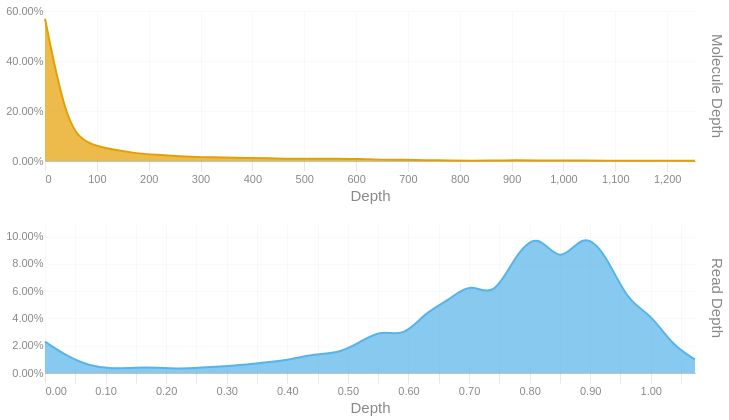

Notebook code for this chart:
### Code cell
readdep = depth_hist(tb['Read Depth'], q99, 3)
readdep = readdep.with_columns(pl.lit('Read Depth').alias('Metric'))
if not SKIPLR:
    moldep = depth_hist(tb['Molecule Depth'], mol_q99, 1)
    moldep = moldep.with_columns(pl.lit('Molecule Depth').alias('Metric'))
    _hist = pl.concat([readdep, moldep])
    _hist = _hist.filter(pl.col('Proportion') != 0)
    with SafeRender(_hist):
        (
            alt.Chart(_hist)        
            .mark_area(interpolate = "basis")
            .encode(
                x=alt.X('Bin:Q').scale(domainMin=0).axis(alt.Axis(title='Depth')),
                y = alt.Y('Proportion:Q', title = None).axis(format = '.2%'),
                color = alt.Color('Metric:N').legend(None),
                row = alt.Row("Metric:N").header(title = None, labelOrient = 'right'),
                tooltip = [
                    alt.Tooltip("Metric:N", title = "Metric"),
                    alt.Tooltip('Interval:N', title = "Depth Interval"),
                    alt.Tooltip('Proportion:Q', title = "% Alignments").format('.2%')
                ]
            )
            .resolve_scale(x='independent', y='independent')
            .properties(
                height = 150, width = 650,
                usermeta={'embedOptions': {'downloadFileName': f'{samplename}.depth.hist'}}
            )
        ).display()
else:
    readdep = readdep.filter(pl.col('Proportion') != 0)
    with SafeRender(readdep):
        (
            alt.Chart(readdep)        
            .mark_area(interpolate = "basis")
            .encode(
                x=alt.X('Bin:Q').scale(domainMin=0).axis(alt.Axis(title='Depth')),
                y = alt.Y('Proportion:Q', title = None).axis(format = '.2%'),
                tooltip = [
                    alt.Tooltip('Interval:N', title = "Depth Interval"),
                    alt.Tooltip('Proportion:Q', title = "% Alignments").format('.2%')
                ]
            )
            .properties(
                usermeta={'embedOptions': {'downloadFileName': f'{samplename}.depth.hist'}}
            )
        ).display()

### Figure 1 — Vega-Lite specification as saved in the notebook (floating-point values rounded to 4 significant figures)
{"width": 650, "height": 150, "config": {"title": {"anchor": "start", "dy": -15, "fontSize": 18, "color": "#888888", "subtitleColor": "#888888", "subtitleFontSize": 14}, "arc": {"fill": "#0072B2"}, "axis": {"domainColor": "#888888", "domainWidth": 0.5, "gridWidth": 0.2, "grid": false, "titleFontWeight": 400, "titleFontSize": 15, "labelFontSize": 11, "labelColor": "#888888", "tickColor": "#888888", "tickWidth": 0.2, "titleColor": "#888888"}, "axisBand": {"grid": false}, "axisX": {"grid": true, "tickSize": 10, "domainCap": "round"}, "axisY": {"domain": false, "grid": true, "tickSize": 0, "domainCap": "round"}, "background": "transparent", "header": {"labelFontSize": 15, "labelColor": "#888888", "titleFontSize": 15, "titleFontWeight": 600, "titleColor": "#888888"}, "legend": {"labelFont": "sans-serif", "labelFontSize": 12, "labelColor": "#888888", "symbolSize": 100, "symbolType": "circle", "titleFontSize": 12, "titlePadding": 10, "titleColor": "#888888", "title": null}, "range": {"category": ["#E69F00", "#56B4E9", "#009E73", "#F0E442", "#0072B2", "#D55E00", "#CC79A7", "#000000"], "diverging": ["#cfe8f3", "#a2d4ec", "#73bfe2", "#46abdb", "#1696d2", "#12719e"]}, "area": {"fill": "#0072B2", "fillOpacity": 0.7, "line": true, "strokeOpacity": 0.7}, "line": {"color": "#0072B2", "stroke": "#0072B2", "strokeWidth": 2}, "trail": {"color": "#0072B2", "stroke": "#0072B2", "strokeWidth": 0, "size": 1}, "point": {"filled": true, "fillOpacity": 1.0, "size": 95}, "text": {"color": "#888888", "fontSize": 11, "align": "right", "fontWeight": 400, "size": 11}, "bar": {"fill": "#0072B2", "stroke": null}, "view": {"stroke": null, "continuousWidth": 660, "continuousHeight": 400}}, "data": {"name": "data-ba761ba8c3364ddf33f4f3ee50ee90ae"}, "mark": {"type": "area", "interpolate": "basis"}, "encoding": {"color": {"field": "Metric", "legend": null, "type": "nominal"}, "row": {"field": "Metric", "header": {"title": null, "labelOrient": "right"}, "type": "nominal"}, "tooltip": [{"field": "Metric", "title": "Metric", "type": "nominal"}, {"field": "Interval", "title": "Depth Interval", "type": "nominal"}, {"field": "Proportion", "format": ".2%", "title": "% Alignments", "type": "quantitative"}], "x": {"axis": {"title": "Depth"}, "field": "Bin", "scale": {"domainMin": 0}, "type": "quantitative"}, "y": {"axis": {"format": ".2%"}, "field": "Proportion", "title": null, "type": "quantitative"}}, "resolve": {"scale": {"x": "independent", "y": "independent"}}, "usermeta": {"embedOptions": {"downloadFileName": "S6_Altamaha_3957.depth.hist"}}, "$schema": "https://vega.github.io/schema/vega-lite/v6.1.0.json", "datasets": {"data-ba761ba8c3364ddf33f4f3ee50ee90ae": [{"Bin": 0.0, "Interval": "0.0-0.037", "Proportion": 0.023, "Metric": "Read Depth"}, {"Bin": 0.037, "Interval": "0.037-0.074", "Proportion": 0.012, "Metric": "Read Depth"}, {"Bin": 0.074, "Interval": "0.074-0.111", "Proportion": 0.005, "Metric": "Read Depth"}, {"Bin": 0.111, "Interval": "0.111-0.148", "Proportion": 0.003, "Metric": "Read Depth"}, {"Bin": 0.148, "Interval": "0.148-0.185", "Proportion": 0.004, "Metric": "Read Depth"}, {"Bin": 0.185, "Interval": "0.185-0.222", "Proportion": 0.004, "Metric": "Read Depth"}, {"Bin": 0.222, "Interval": "0.222-0.259", "Proportion": 0.003, "Metric": "Read Depth"}, {"Bin": 0.259, "Interval": "0.259-0.296", "Proportion": 0.004, "Metric": "Read Depth"}, {"Bin": 0.296, "Interval": "0.296-0.333", "Proportion": 0.005, "Metric": "Read Depth"}, {"Bin": 0.333, "Interval": "0.333-0.37", "Proportion": 0.006, "Metric": "Read Depth"}, {"Bin": 0.37, "Interval": "0.37-0.407", "Proportion": 0.008, "Metric": "Read Depth"}, {"Bin": 0.407, "Interval": "0.407-0.444", "Proportion": 0.01, "Metric": "Read Depth"}, {"Bin": 0.444, "Interval": "0.444-0.481", "Proportion": 0.014, "Metric": "Read Depth"}, {"Bin": 0.481, "Interval": "0.481-0.518", "Proportion": 0.014, "Metric": "Read Depth"}, {"Bin": 0.518, "Interval": "0.518-0.555", "Proportion": 0.022, "Metric": "Read Depth"}, {"Bin": 0.555, "Interval": "0.555-0.592", "Proportion": 0.032, "Metric": "Read Depth"}, {"Bin": 0.592, "Interval": "0.592-0.629", "Proportion": 0.026, "Metric": "Read Depth"}, {"Bin": 0.629, "Interval": "0.629-0.666", "Proportion": 0.045, "Metric": "Read Depth"}, {"Bin": 0.666, "Interval": "0.666-0.703", "Proportion": 0.053, "Metric": "Read Depth"}, {"Bin": 0.703, "Interval": "0.703-0.74", "Proportion": 0.067, "Metric": "Read Depth"}, {"Bin": 0.74, "Interval": "0.74-0.777", "Proportion": 0.054, "Metric": "Read Depth"}, {"Bin": 0.777, "Interval": "0.777-0.814", "Proportion": 0.087, "Metric": "Read Depth"}, {"Bin": 0.814, "Interval": "0.814-0.851", "Proportion": 0.104, "Metric": "Read Depth"}, {"Bin": 0.851, "Interval": "0.851-0.888", "Proportion": 0.078, "Metric": "Read Depth"}, {"Bin": 0.888, "Interval": "0.888-0.925", "Proportion": 0.104, "Metric": "Read Depth"}, {"Bin": 0.925, "Interval": "0.925-0.962", "Proportion": 0.088, "Metric": "Read Depth"}, {"Bin": 0.962, "Interval": "0.962-0.999", "Proportion": 0.052, "Metric": "Read Depth"}, {"Bin": 0.999, "Interval": "0.999-1.036", "Proportion": 0.044, "Metric": "Read Depth"}, {"Bin": 1.036, "Interval": "1.036-1.073", "Proportion": 0.02, "Metric": "Read Depth"}, {"Bin": 1.073, "Interval": "1.073-1.11", "Proportion": 0.01, "Metric": "Read Depth"}, {"Bin": 0.0, "Interval": "0.0-43.2", "Proportion": 0.569, "Metric": "Molecule Depth"}, {"Bin": 43.2, "Interval": "43.2-86.5", "Proportion": 0.125, "Metric": "Molecule Depth"}, {"Bin": 86.5, "Interval": "86.5-129.7", "Proportion": 0.065, "Metric": "Molecule Depth"}, {"Bin": 129.7, "Interval": "129.7-172.9", "Proportion": 0.046, "Metric": "Molecule Depth"}, {"Bin": 172.9, "Interval": "172.9-216.2", "Proportion": 0.031, "Metric": "Molecule Depth"}, {"Bin": 216.2, "Interval": "216.2-259.4", "Proportion": 0.025, "Metric": "Molecule Depth"}, {"Bin": 259.4, "Interval": "259.4-302.6", "Proportion": 0.019, "Metric": "Molecule Depth"}, {"Bin": 302.6, "Interval": "302.6-345.9", "Proportion": 0.015, "Metric": "Molecule Depth"}, {"Bin": 345.9, "Interval": "345.9-389.1", "Proportion": 0.014, "Metric": "Molecule Depth"}, {"Bin": 389.1, "Interval": "389.1-432.3", "Proportion": 0.012, "Metric": "Molecule Depth"}, {"Bin": 432.3, "Interval": "432.3-475.6", "Proportion": 0.011, "Metric": "Molecule Depth"}, {"Bin": 475.6, "Interval": "475.6-518.8", "Proportion": 0.008, "Metric": "Molecule Depth"}, {"Bin": 518.8, "Interval": "518.8-562.0", "Proportion": 0.009, "Metric": "Molecule Depth"}, {"Bin": 562.0, "Interval": "562.0-605.3", "Proportion": 0.009, "Metric": "Molecule Depth"}, {"Bin": 605.3, "Interval": "605.3-648.5", "Proportion": 0.008, "Metric": "Molecule Depth"}, {"Bin": 648.5, "Interval": "648.5-691.7", "Proportion": 0.005, "Metric": "Molecule Depth"}, {"Bin": 691.7, "Interval": "691.7-734.9", "Proportion": 0.005, "Metric": "Molecule Depth"}, {"Bin": 734.9, "Interval": "734.9-778.2", "Proportion": 0.003, "Metric": "Molecule Depth"}, {"Bin": 778.2, "Interval": "778.2-821.4", "Proportion": 0.002, "Metric": "Molecule Depth"}, {"Bin": 821.4, "Interval": "821.4-864.6", "Proportion": 0.001, "Metric": "Molecule Depth"}, {"Bin": 864.6, "Interval": "864.6-907.9", "Proportion": 0.002, "Metric": "Molecule Depth"}, {"Bin": 907.9, "Interval": "907.9-951.1", "Proportion": 0.003, "Metric": "Molecule Depth"}, {"Bin": 951.1, "Interval": "951.1-994.3", "Proportion": 0.002, "Metric": "Molecule Depth"}, {"Bin": 994.3, "Interval": "994.3-1037.6", "Proportion": 0.002, "Metric": "Molecule Depth"}, {"Bin": 1038.0, "Interval": "1037.6-1080.8", "Proportion": 0.003, "Metric": "Molecule Depth"}, {"Bin": 1081.0, "Interval": "1080.8-1124.0", "Proportion": 0.001, "Metric": "Molecule Depth"}, {"Bin": 1124.0, "Interval": "1124.0-1167.3", "Proportion": 0.001, "Metric": "Molecule Depth"}, {"Bin": 1167.0, "Interval": "1167.3-1210.5", "Proportion": 0.001, "Metric": "Molecule Depth"}, {"Bin": 1210.0, "Interval": "1210.5-1253.7", "Proportion": 0.001, "Metric": "Molecule Depth"}, {"Bin": 1254.0, "Interval": "1253.7-1296.97", "Proportion": 0.001, "Metric": "Molecule Depth"}]}}
